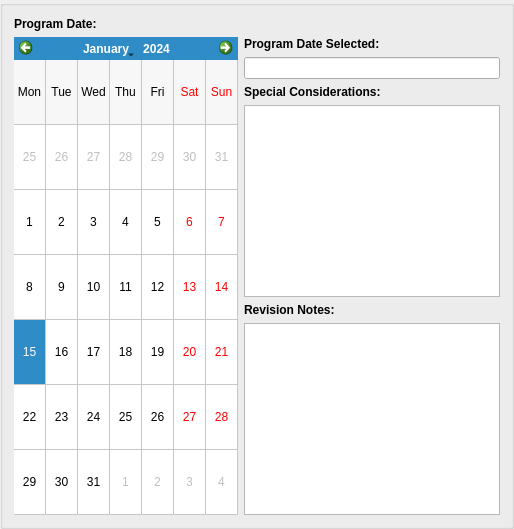
            <widget class="QGroupBox" name="groupBox_6">
             <property name="sizePolicy">
              <sizepolicy hsizetype="Ignored" vsizetype="Expanding">
               <horstretch>0</horstretch>
               <verstretch>0</verstretch>
              </sizepolicy>
             </property>
             <property name="title">
              <string/>
             </property>
             <layout class="QGridLayout" name="gridLayout_8">
              <item row="1" column="0" rowspan="6">
               <widget class="QCalendarWidget" name="calendarWidget_2">
                <property name="enabled">
                 <bool>true</bool>
                </property>
                <property name="sizePolicy">
                 <sizepolicy hsizetype="Expanding" vsizetype="Preferred">
                  <horstretch>0</horstretch>
                  <verstretch>0</verstretch>
                 </sizepolicy>
                </property>
                <property name="maximumSize">
                 <size>
                  <width>16777215</width>
                  <height>16777215</height>
                 </size>
                </property>
                <property name="gridVisible">
                 <bool>true</bool>
                </property>
                <property name="verticalHeaderFormat">
                 <enum>QCalendarWidget::NoVerticalHeader</enum>
                </property>
                <property name="dateEditEnabled">
                 <bool>true</bool>
                </property>
               </widget>
              </item>
              <item row="1" column="1">
               <widget class="QLabel" name="label_65">
                <property name="sizePolicy">
                 <sizepolicy hsizetype="Expanding" vsizetype="Preferred">
                  <horstretch>0</horstretch>
                  <verstretch>0</verstretch>
                 </sizepolicy>
                </property>
                <property name="font">
                 <font>
                  <weight>75</weight>
                  <bold>true</bold>
                 </font>
                </property>
                <property name="text">
                 <string>Program Date Selected:</string>
                </property>
               </widget>
              </item>
              <item row="6" column="1">
               <widget class="QTextEdit" name="textEdit_3">
                <property name="tabChangesFocus">
                 <bool>true</bool>
                </property>
                <property name="readOnly">
                 <bool>false</bool>
                </property>
               </widget>
              </item>
              <item row="4" column="1">
               <widget class="QTextEdit" name="textEdit_2">
                <property name="tabChangesFocus">
                 <bool>true</bool>
                </property>
                <property name="html">
                 <string>&lt;!DOCTYPE HTML PUBLIC &quot;-//W3C//DTD HTML 4.0//EN&quot; &quot;http://www.w3.org/TR/REC-html40/strict.dtd&quot;&gt;
&lt;html&gt;&lt;head&gt;&lt;meta name=&quot;qrichtext&quot; content=&quot;1&quot; /&gt;&lt;style type=&quot;text/css&quot;&gt;
p, li { white-space: pre-wrap; }
&lt;/style&gt;&lt;/head&gt;&lt;body style=&quot; font-family:'MS Shell Dlg 2'; font-size:8.25pt; font-weight:400; font-style:normal;&quot;&gt;
&lt;p style=&quot;-qt-paragraph-type:empty; margin-top:0px; margin-bottom:0px; margin-left:0px; margin-right:0px; -qt-block-indent:0; text-indent:0px;&quot;&gt;&lt;br /&gt;&lt;/p&gt;&lt;/body&gt;&lt;/html&gt;</string>
                </property>
               </widget>
              </item>
              <item row="5" column="1">
               <widget class="QLabel" name="label_74">
                <property name="sizePolicy">
                 <sizepolicy hsizetype="Expanding" vsizetype="Preferred">
                  <horstretch>0</horstretch>
                  <verstretch>0</verstretch>
                 </sizepolicy>
                </property>
                <property name="font">
                 <font>
                  <weight>75</weight>
                  <bold>true</bold>
                 </font>
                </property>
                <property name="text">
                 <string>Revision Notes:</string>
                </property>
               </widget>
              </item>
              <item row="0" column="0">
               <widget class="QLabel" name="label_64">
                <property name="sizePolicy">
                 <sizepolicy hsizetype="Expanding" vsizetype="Preferred">
                  <horstretch>0</horstretch>
                  <verstretch>0</verstretch>
                 </sizepolicy>
                </property>
                <property name="font">
                 <font>
                  <weight>75</weight>
                  <bold>true</bold>
                 </font>
                </property>
                <property name="text">
                 <string>Program Date:</string>
                </property>
               </widget>
              </item>
              <item row="3" column="1">
               <widget class="QLabel" name="label_66">
                <property name="sizePolicy">
                 <sizepolicy hsizetype="Expanding" vsizetype="Preferred">
                  <horstretch>0</horstretch>
                  <verstretch>0</verstretch>
                 </sizepolicy>
                </property>
                <property name="font">
                 <font>
                  <weight>75</weight>
                  <bold>true</bold>
                 </font>
                </property>
                <property name="text">
                 <string>Special Considerations:</string>
                </property>
               </widget>
              </item>
              <item row="2" column="1">
               <widget class="QLineEdit" name="lineEdit_90">
                <property name="readOnly">
                 <bool>true</bool>
                </property>
               </widget>
              </item>
             </layout>
            </widget>
